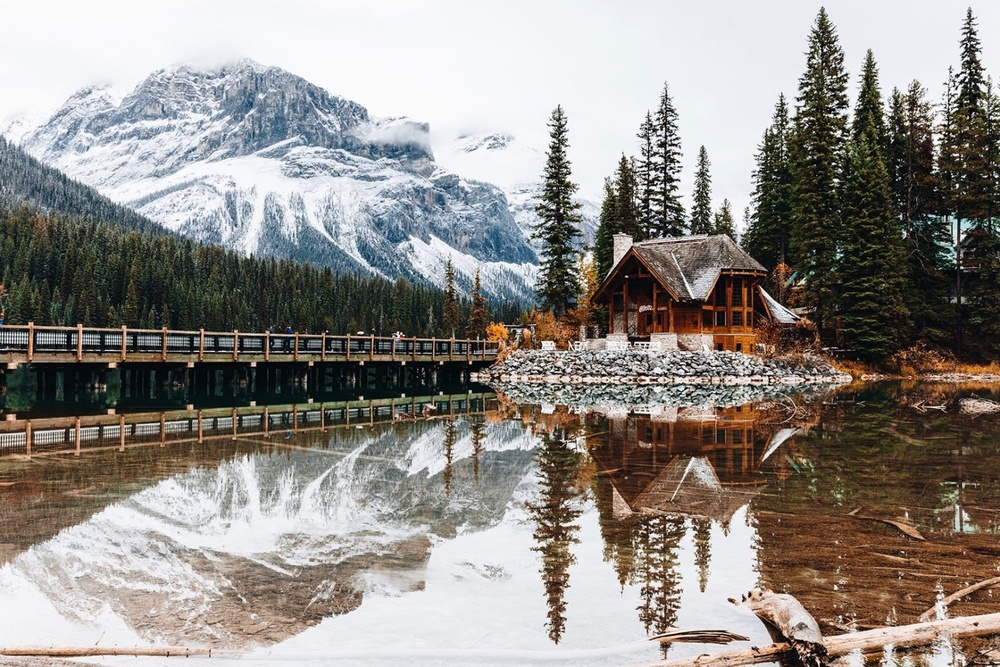
#> input picture image_processing/test.jpg, 1000 x 667 px, shrunk from 1500 x 1000 before the run
$ python image_processing_egs.py
#> lines starting #> are read from the running program, lines starting #| are printed output that depends on the picture
import cv2
import numpy as np

# Load the image
img = cv2.imread("test.jpg")
#> img is the input picture: shape (667, 1000, 3); mean B, G, R 135.7, 140.5, 145.5
gray = cv2.cvtColor(img, cv2.COLOR_BGR2GRAY)
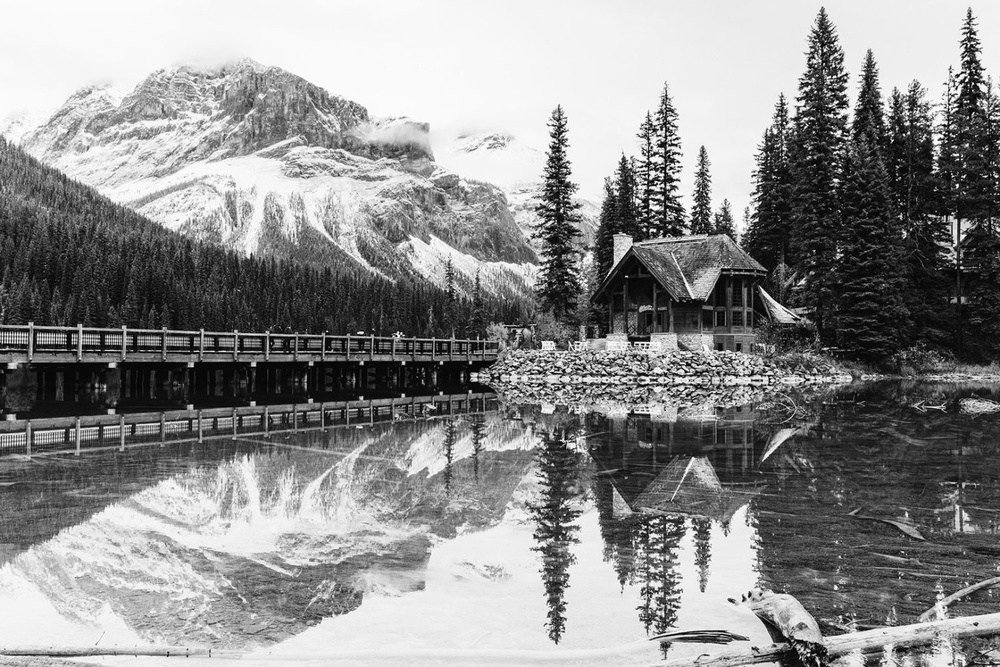
#> gray: shape (667, 1000); min 0, max 255, mean 141.4

# 1. Color Theory
# [20 lines left out: functions color_theory, histogram_equalization, thresholding, not called in this run]

# 4. Contrast and Brightness
def contrast_brightness():
    adjusted = cv2.convertScaleAbs(img, alpha=1.5, beta=40)
    cv2.imshow("Contrast & Brightness", adjusted)

# 5. Smoothing (Blurring)
# [33 lines left out: functions smoothing, morph_ops, sharpening, geometric_transform, not called in this run]

# 9. Edge Detection
def edge_detection():
    edges = cv2.Canny(gray, 100, 200)
    cv2.imshow("Canny Edges", edges)

# 10. Contours
# [29 lines left out: functions contours, corner_detection, image_fusion, convolution, not called in this run]


# [15 lines of commented-out code are left out]

cv2.waitKey(0)
cv2.destroyAllWindows()
